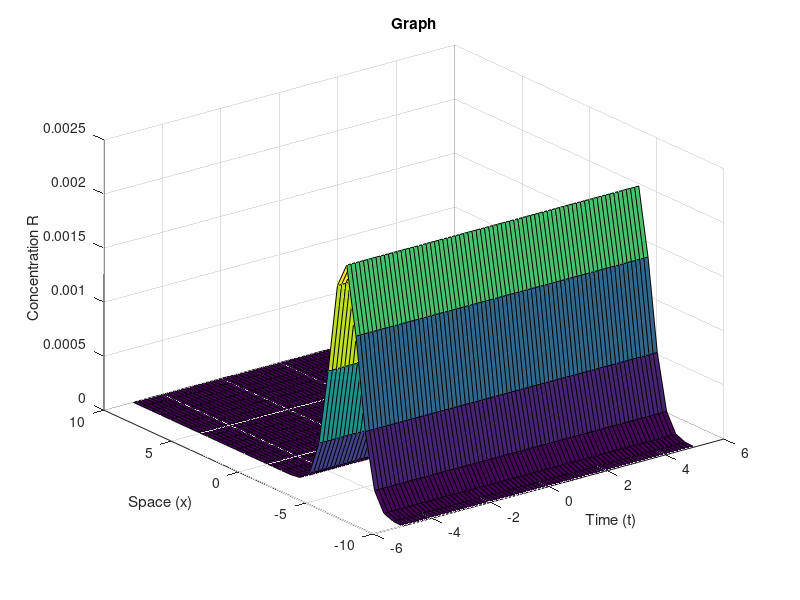

Here is the MATLAB script that generated this plot:
clear all; close all;
p=i;
D1=-0.00000005*p; b=-0.00000078*p; N=30; D2=-0.00000087*p; a=-0.00000063*p; c=-0.0000257*p;
x_v=linspace(-10,10,N); dx=x_v(2)-x_v(1); dt=0.6*(dx^2)/2;
t_v=-5:dt:5;

R=zeros(length(x_v),length(t_v)); 
T=zeros(length(x_v),length(t_v)); 

%% ----------------- Burgers' equation ---------------------

for i =1:length(x_v)-1
    for j=1: length(t_v)-1
      R(i,j)=(13)*exp((-(i-13.5)^2)/9)*exp((-(i-j)^2)/9);
    endfor
end

for i =1:length(x_v)-1
    for j=1: length(t_v)-1
      T(i,j)=(13)*(i)*exp((-(i-13.5)^2)/9)*sin(0.135*(i-13.5));
    endfor
end

for j=1:length(t_v)-1
  for i=2:length(x_v)-1
    R(i,j+1)=-p*(p*R(i,j)+(D1/dx^2)*dt*(R(i+1,j)-2*R(i,j)+R(i-1,j))+b*(dt/dx)*(R(i+1,j)-R(i,j))+a*dt*R(i,j)*(1-T(i,j)));
    T(i,j+1)=-p*(p*T(i,j)+(D2/dx^2)*dt*(T(i+1,j)-2*T(i,j)+T(i-1,j))+b*(dt/dx)*(T(i+1,j)-T(i,j))+c*dt*T(i,j)*(1-R(i,j)));
  end
end

%figure(1); clf; surf(t_v,x_v,real(R)); xlabel('Eje X'); ylabel('Eje Y'); zlabel('Eje Z'); 
%grid on; title('Grafica Cuarto Punto');
figure(1); clf; surf(t_v,x_v,real(R)); xlabel('Time (t)'); ylabel('Space (x)'); zlabel('Concentration R'); 
grid on; title('Graph');